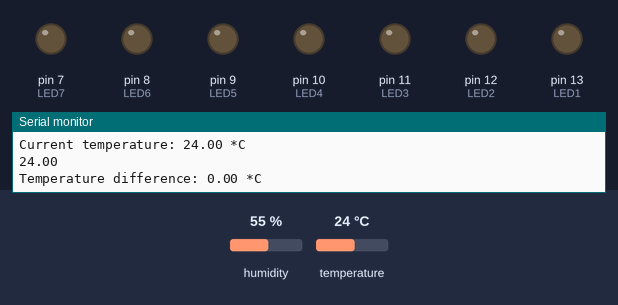
This sketch was run on a simulated Arduino Uno, built with avr-gcc and run on an emulated ATmega328P. On the bench: output pins drawn as LEDs (lit = HIGH), the last lines printed to the serial monitor. Inputs (shaded band) come from the test bench; at power-on: temperature 24 °C, humidity 55 %.

Above: at 5.3 s.
5.4 s: temperature set to 26 °C
At 15.8 s:
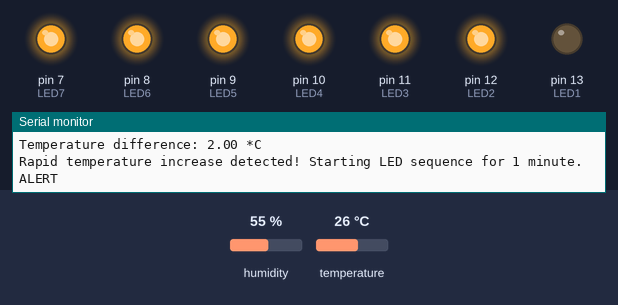
At 17.4 s:
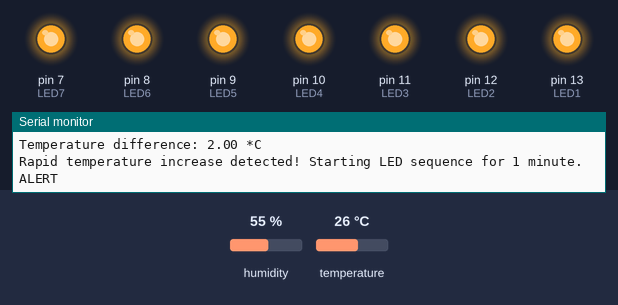
Timing chart, 0 to 32.2 s (numbered marks = the images above; inputs shaded):
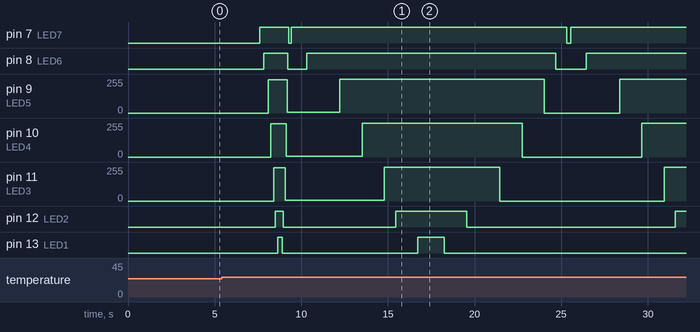

The sketch:

sketch_may11atestingfinal.ino
```cpp
#include <DHT.h>

#define DHTPIN 2     // Digital pin connected to the DHT11 sensor
#define DHTTYPE DHT11   // DHT 11

DHT dht(DHTPIN, DHTTYPE);

const int LED1 = 13;
const int LED2 = 12;
const int LED3 = 11;
const int LED4 = 10;
const int LED5 = 9;
const int LED6 = 8;
const int LED7 = 7;

float previousTemperature = -100.0; // Initialize with a very low value
unsigned long lastTemperatureReadTime = 0;
const unsigned long temperatureReadInterval = 1500; // Check temperature more often (1.5 seconds)
const float rapidTemperatureIncreaseThreshold = 0.2; // Temperature increase in Celsius
const unsigned long sequenceDuration = 60000; // 1 minute in milliseconds
unsigned long sequenceStartTime = 0;
bool sequenceActive = false;

void setup() {
  Serial.begin(9600);
  Serial.println("DHT11 test!");
  dht.begin();

  pinMode(LED1, OUTPUT);
  pinMode(LED2, OUTPUT);
  pinMode(LED3, OUTPUT);
  pinMode(LED4, OUTPUT);
  pinMode(LED5, OUTPUT);
  pinMode(LED6, OUTPUT);
  pinMode(LED7, OUTPUT);

  // Initialize all LEDs off
  digitalWrite(LED1, LOW);
  digitalWrite(LED2, LOW);
  digitalWrite(LED3, LOW);
  digitalWrite(LED4, LOW);
  digitalWrite(LED5, LOW);
  digitalWrite(LED6, LOW);
  digitalWrite(LED7, LOW);
}

void loop() {
  unsigned long currentTime = millis();

  if (sequenceActive) {
    if (currentTime - sequenceStartTime < sequenceDuration) {
      playRepeatingLEDSequence();
    } else {
      sequenceActive = false;
      turnOffAllLEDs();
    }
    return; // Skip temperature reading while the sequence is active
  }

  if (currentTime - lastTemperatureReadTime >= temperatureReadInterval) {
    lastTemperatureReadTime = currentTime;
    float currentTemperature = dht.readTemperature();

    if (isnan(currentTemperature)) {
      Serial.println("Failed to read from DHT sensor!");
      return;
    }

    Serial.print("Current temperature: ");
    Serial.print(currentTemperature);
    Serial.println(" *C");

    // Send the temperature to Processing
    Serial.print(currentTemperature);
    Serial.print("\n"); // Send a newline character to mark the end of the data

    if (previousTemperature != -100.0) {
      float temperatureDifference = currentTemperature - previousTemperature;
      Serial.print("Temperature difference: ");
      Serial.print(temperatureDifference);
      Serial.println(" *C");

      if (temperatureDifference > rapidTemperatureIncreaseThreshold) {
        Serial.println("Rapid temperature increase detected! Starting LED sequence for 1 minute.");
        Serial.println("ALERT"); // Send "ALERT" to Processing
        playLEDSequence(); // Play the initial trigger sequence
        sequenceActive = true;
        sequenceStartTime = currentTime;
      }
    }
    previousTemperature = currentTemperature;
  }
}

void playLEDSequence() {
  // Light up LED7 instantly
  digitalWrite(LED7, HIGH);
  delay(150); // Shorter delay for LED7

  // Gradually light up LEDs 6, 5, 4, 3, 2, 1 in sequence
  for (int i = 0; i < 256; i += 8) { // Increase step for faster fade
    analogWrite(LED6, i);
    delay(5); // Shorter fade delay
  }
  for (int i = 0; i < 256; i += 8) {
    analogWrite(LED5, i);
    delay(5);
  }
  for (int i = 0; i < 256; i += 8) {
    analogWrite(LED4, i);
    delay(5);
  }
  for (int i = 0; i < 256; i += 8) {
    analogWrite(LED3, i);
    delay(5);
  }
  for (int i = 0; i < 256; i += 8) {
    analogWrite(LED2, i);
    delay(5);
  }
  for (int i = 0; i < 256; i += 8) {
    analogWrite(LED1, i);
    delay(5);
  }

  delay(150); // Shorter delay for all on

  // Gradually turn off LEDs 1, 2, 3, 4, 5, 6 in sequence
  for (int i = 255; i >= 0; i -= 8) { // Increase step for faster fade
    analogWrite(LED1, i);
    delay(2);
  }
  for (int i = 255; i >= 0; i -= 8) {
    analogWrite(LED2, i);
    delay(2);
  }
  for (int i = 255; i >= 0; i -= 8) {
    analogWrite(LED3, i);
    delay(2);
  }
  for (int i = 255; i >= 0; i -= 8) {
    analogWrite(LED4, i);
    delay(2);
  }
  for (int i = 255; i >= 0; i -= 8) {
    analogWrite(LED5, i);
    delay(2);
  }
  for (int i = 255; i >= 0; i -= 8) {
    analogWrite(LED6, i);
    delay(2);
  }

  // Turn off LED7 instantly
  digitalWrite(LED7, LOW);
  delay(150);
}

void playRepeatingLEDSequence() {
  // Light up LED7 instantly
  digitalWrite(LED7, HIGH);
  delay(250);

  // Gradually light up LEDs 6, 5, 4, 3, 2, 1 in sequence
  for (int i = 0; i < 256; i++) {
    analogWrite(LED6, i);
    delay(5);
  }
  for (int i = 0; i < 256; i++) {
    analogWrite(LED5, i);
    delay(5);
  }
  for (int i = 0; i < 256; i++) {
    analogWrite(LED4, i);
    delay(5);
  }
  for (int i = 0; i < 256; i++) {
    analogWrite(LED3, i);
    delay(5);
  }
  for (int i = 0; i < 256; i++) {
    analogWrite(LED2, i);
    delay(5);
  }
  for (int i = 0; i < 256; i++) {
    analogWrite(LED1, i);
    delay(5);
  }

  delay(250); // Keep all LEDs on for a moment

  // Gradually turn off LEDs 1, 2, 3, 4, 5, 6 in sequence
  for (int i = 255; i >= 0; i--) {
    analogWrite(LED1, i);
    delay(5);
  }
  for (int i = 255; i >= 0; i--) {
    analogWrite(LED2, i);
    delay(5);
  }
  for (int i = 255; i >= 0; i--) {
    analogWrite(LED3, i);
    delay(5);
  }
  for (int i = 255; i >= 0; i--) {
    analogWrite(LED4, i);
    delay(5);
  }
  for (int i = 255; i >= 0; i--) {
    analogWrite(LED5, i);
    delay(5);
  }
  for (int i = 255; i >= 0; i--) {
    analogWrite(LED6, i);
    delay(5);
  }

  // Turn off LED7 instantly
  digitalWrite(LED7, LOW);
  delay(250); // Shorter delay before repeating
}

void turnOffAllLEDs() {
  digitalWrite(LED1, LOW);
  digitalWrite(LED2, LOW);
  digitalWrite(LED3, LOW);
  digitalWrite(LED4, LOW);
  digitalWrite(LED5, LOW);
  digitalWrite(LED6, LOW);
  digitalWrite(LED7, LOW);
}
```

Measured:
- the behaviour switches between 24 and 25 °C on temperature (found by bisection; images 0 and 1)
- after the input at 5.4 s, pin 7 (LED7): goes HIGH 1.6 s, LOW 0.15 s, HIGH 15.9 s, LOW 0.25 s, then HIGH, starting after 2.2 s; pin 8 (LED6): goes HIGH 1.4 s, LOW 1.1 s, HIGH 14.4 s, LOW 1.8 s, then HIGH, starting after 2.4 s
